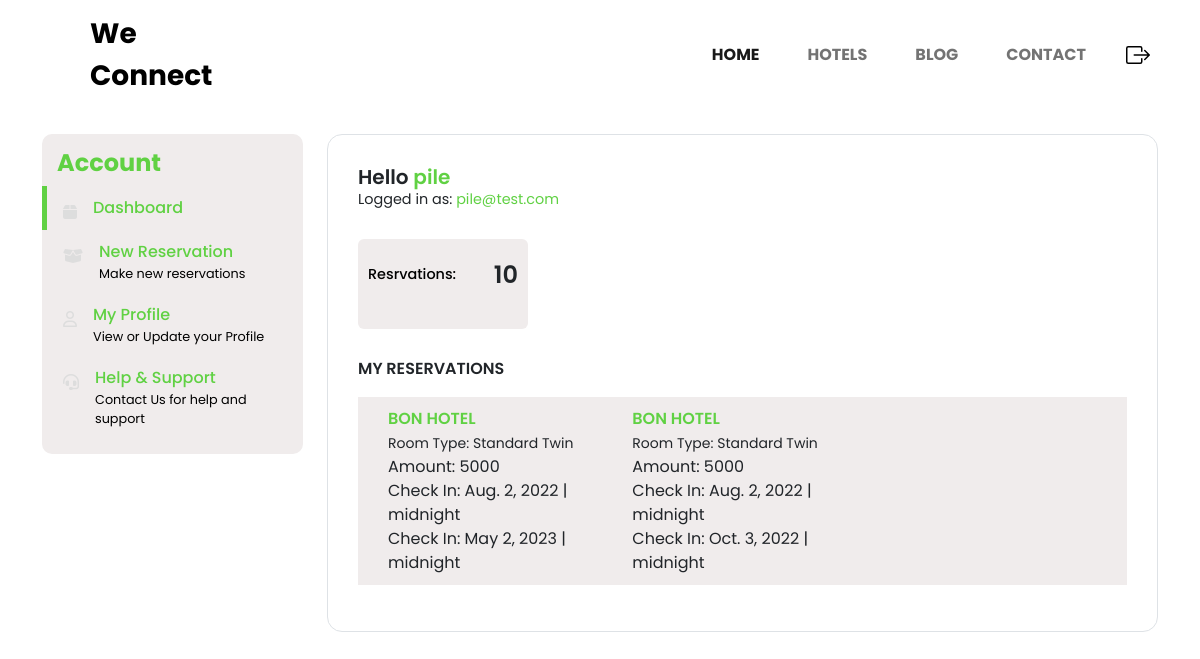
/dashboard/user/ (signed in), run on the app's committed database.
### accounts/models.py (models this page shows)
class User(AbstractUser):
    is_owner = models.BooleanField(default=False)
    is_client = models.BooleanField(default=False)
    first_name = models.CharField(max_length=100)
    last_name = models.CharField(max_length=100)
    email=models.EmailField()

### app/models.py (models this page shows, shortened)
class Bookings(models.Model):
    hotel = models.ForeignKey(Hotel, on_delete=models.CASCADE)
    amount = models.ForeignKey(Room,  on_delete=models.CASCADE)
    user =  models.ManyToManyField(Client, related_name='userBookings')
    date = models.DateTimeField(auto_now_add=True)
    phone = models.IntegerField(blank=True, null=True)
    check_in= models.DateTimeField()
    check_out = models.DateTimeField()

class Hotel (models.Model):
    hotel_name = models.CharField(max_length=100)
    description = models.TextField(blank= True)
    tagline = models.CharField(max_length=100)
    facility1 = models.CharField(max_length=30, blank=True, null=True)
    facility2 = models.CharField(max_length=30, blank=True, null=True)
    facility3 = models.CharField(max_length=30, blank=True, null=True)
    facility4 = models.CharField(max_length=30, blank=True, null=True)
    facility5= models.CharField(max_length=30, blank=True, null=True)
    cover_image = models.ImageField(upload_to='images/')
    def __str__(self):
            return self.hotel_name

class Room (models.Model):
    ROOM_TYPE = (
        ('Standard', 'Standard'),
        ('Standard Twin', 'Standard Twin'),
        ('Deluxe', 'Deluxe'),
        ('Deluxe Twin', 'Deluxe Twin')
        )
    name = models.CharField(max_length=30, choices=ROOM_TYPE)
    tagline = models.CharField(max_length=100)
    rate = models.PositiveIntegerField(blank=True, null=True)
    image = models.ImageField(upload_to='images/')
    hotel= models.ForeignKey(Hotel,  on_delete=models.CASCADE)
    def __str__(self):
        return self.name

### dashboard/views.py (the view)
# urls.py: path('user/', views.clientDashboard, name='clientDashboard'),
def clientDashboard(request):
    currentUser = request.user.client
    activeBookings = Bookings.objects.filter(user=currentUser.pk).all()
    return render(request, 'client.html', {'activeBookings': activeBookings})

### dashboard/templates/client.html (shortened to what this page needs)
{% extends "base.html" %}
{% load static %}
{% block content %}
<!DOCTYPE html>
<html lang="en">
  <head>
 <link rel="stylesheet" href="https://cdnjs.cloudflare.com/ajax/libs/font-awesome/6.1.1/css/all.min.css" />
 <link rel="stylesheet" href="https://cdnjs.cloudflare.com/ajax/libs/font-awesome/6.1.1/css/brands.min.css" />
 <link rel="stylesheet" href="https://cdnjs.cloudflare.com/ajax/libs/font-awesome/6.1.1/css/fontawesome.min.css" />
 <link rel="stylesheet" href="https://cdnjs.cloudflare.com/ajax/libs/font-awesome/6.1.1/css/solid.min.css" />
    <link href="https://cdn.jsdelivr.net/npm/bootstrap@5.0.2/dist/css/bootstrap.min.css" rel="stylesheet">
    <link href="https://cdnjs.cloudflare.com/ajax/libs/font-awesome/4.7.0/css/font-awesome.min.css" rel="stylesheet">
    <link rel="stylesheet" type="text/css" href="{% static 'css/userDashboard.css' %}">
</head>
  <body>
    <div class="container mt-4">
        <div class="row">
            <div class="col-lg-3 my-lg-0 my-md-1">
                <div id="sidebar" class=" bg-light bg-purple">
                    <div class="h4 text" style="color:#60D143; font-weight: bold;">Account</div>
                    <ul>
                        <li class="active">
                            <a href="#" class="text-decoration-none d-flex align-items-start">
                                <div class="fas fa-box pt-2 me-3"></div>
                                <div class="d-flex flex-column">
                                    <div class="link">Dashboard</div>
                                </div>
                            </a>
                        </li>
                        <li>
                            <a href="#" class="text-decoration-none d-flex align-items-start">
                                <div class="fas fa-box-open pt-2 me-3"></div>
                                <div class="d-flex flex-column">
                                    <div class="link">New Reservation</div>
                                    <div class="link-desc">Make new reservations</div>
                                </div>
                            </a>
                        </li>
                        <li>
                            <a href="#" class="text-decoration-none d-flex align-items-start">
                                <div class="far fa-user pt-2 me-3"></div>
                                <div class="d-flex flex-column">
                                    <div class="link">My Profile</div>
                                    <div class="link-desc">View or Update your Profile</div>
                                </div>
                            </a>
                        </li>
                        <li>
                            <a href="#" class="text-decoration-none d-flex align-items-start">
                                <div class="fas fa-headset pt-2 me-3"></div>
                                <div class="d-flex flex-column">
                                    <div class="link">Help & Support</div>
                                    <div class="link-desc">Contact Us for help and support</div>
                                </div>
                            </a>
                        </li>
                    </ul>
                </div>
            </div>
            <div class="col-lg-9 my-lg-0 my-1">
                <div id="main-content" class="bg-white border">
                    <div class="d-flex flex-column">
                        <div class="h5">Hello <span style="color:#60D143">{{user.username}}</span></div>
                        <div>Logged in as: <span style="color:#60D143">{{user.email}}</span></div>
                    </div>
                    <div class="d-flex my-4 flex-wrap">
                        <div class="box me-4 my-1 bg-light">
                            <div class="d-flex align-items-center mt-2">
                                <div class="tag">Resrvations:</div>
                                <div class="ms-auto number">10</div>
                            </div>
                        </div>
                    </div>
                    <div class="text-uppercase">My Reservations</div>
                    <div class="order my-3 bg-light">
                        <div class="row">
                          {% if activeBookings %}
                         {% for activeBooking in activeBookings %}
                            <div class="col-lg-4">
                                <div class="d-flex flex-column justify-content-between order-summary">
                                    <div class="d-flex align-items-center">
                                        <div class="text-uppercase" style="color:#60D143">{{activeBooking.hotel}}</div>
                                    </div>
                                    <div class="fs-8"><small>Room Type: {{activeBooking.amount}}</small></div>
                                    <div class="fs-8">Amount: {{activeBooking.amount.rate}}</div>
                                    <div class="fs-8">Check In: {{activeBooking.check_in |date}} | {{activeBooking.check_in |time}}</div>
                                    <div class="fs-8">Check In: {{activeBooking.check_out |date}} | {{activeBooking.check_out |time}}</div>
                                </div>
                            </div>
                         {% endfor %}
                          {% endif %}
                        </div>
                    </div>
                </div>
            </div>
        </div>
    </div>
{% endblock content %}

### app/templates/base.html (shortened to what this page needs)
{% load static %}
<!DOCTYPE html>
<html lang="en">
  <head>
    <link href="https://cdn.jsdelivr.net/npm/bootstrap@5.0.2/dist/css/bootstrap.min.css" rel="stylesheet">
    <link href="https://cdnjs.cloudflare.com/ajax/libs/font-awesome/4.7.0/css/font-awesome.min.css" rel="stylesheet">
<link rel="stylesheet" type="text/css" href="{% static 'css/base.css' %}">
<link rel="stylesheet" type="text/css" href="{% static 'css/main.css' %}">
</head>
<body>
<div class="container navBox" >
  <nav class="navbar navbar-expand-lg navbar-light"  *ngIf="nav.visible">
      <div class="container-fluid pe-lg-2 p-0">
          <a class="navbar-brand fw-bold fs-3" href="#" style="color:#000;">
            We
            <span><br>Connect</span>
        </a>
          <div class="collapse navbar-collapse" id="navbarSupportedContent">
              <ul class="navbar-nav ms-auto mb-2 mb-lg-0">
                  <li class="nav-item">
                      <a class="nav-link pe-3 me-4 fw-bold active" aria-current="page" href="#">HOME</a>
                  </li>
                  <li class="nav-item">
                      <a class="nav-link pe-3 me-4 fw-bold" href="/hotels">HOTELS</a>
                  </li>
                  <li class="nav-item">
                      <a class="nav-link pe-3 me-4 fw-bold" href="#">BLOG</a>
                  </li>
                  <li class="nav-item">
                      <a class="nav-link pe-3 me-4 fw-bold" href="#">CONTACT</a>
                  </li>
              </ul>
              {% if user.is_authenticated %}
              <a class="navbar-logo ml-2" href="{% url 'logout' %}" class="text-center" style="color:black;">
              </a>
            </div>
    {% endif %}
          </div>
      </div>
{% block content %}
{% endblock %}
</body>
  </html>

### app/static/css/base.css (style rules this page uses)
* { padding: 0; margin: 0; box-sizing: border-box; font-family: Newyork; }
.navbar .navbar-nav .nav-item .active { color: #60D143; }
.navbar .navbar-nav .nav-item { color: black; }

### app/static/css/main.css (style rules this page uses)
html, body, header, .view { height: 80vh; }
body { background: #fff; color: #333333; }

### app/static/css/userDashboard.css (style rules this page uses)
* { padding: 0; margin: 0; box-sizing: border-box; font-family: 'Poppins', sans-serif; }
#sidebar { padding: 15px 0px 15px 0px; border-radius: 10px; }
#sidebar .h4 { font-weight: 500; padding-left: 15px; }
#sidebar ul { list-style: none; margin: 0; padding-left: 0rem; }
#sidebar ul li { padding: 10px 0; display: block; padding-left: 1rem; padding-right: 1rem; border-left: 5px solid transparent; }
#sidebar ul li.active { border-left: 5px solid #60D143; }
#sidebar ul li a { display: block; }
#sidebar ul li a .fas, #sidebar ul li a .far { color: #ddd; }
#sidebar ul li a .link { color: #60D143; font-weight: 500; }
#sidebar ul li a .link-desc { font-size: 0.8rem; color: #000; }
#main-content { padding: 30px; border-radius: 15px; }
#main-content .h5, #main-content .text-uppercase { font-weight: 600; margin-bottom: 0; }
#main-content .h5+div { font-size: 0.9rem; }
#main-content .box { padding: 10px; border-radius: 6px; width: 170px; height: 90px; }
#main-content .box .tag { font-size: 0.9rem; color: #000; font-weight: 500; }
#main-content .box .number { font-size: 1.5rem; font-weight: 600; }
.order { padding: 10px 30px; min-height: 150px; }
.bg-light { background-color: #f0ecec !important; }

### data on the page
User: username "pile", email "pile@test.com"
Bookings: hotel "BON HOTEL", amount "Standard Twin", amount.rate "5000", check_in "Aug. 2, 2022", check_in "midnight", check_out "May 2, 2023", check_out "midnight"
Bookings: hotel "BON HOTEL", amount "Standard Twin", amount.rate "5000", check_in "Aug. 2, 2022", check_in "midnight", check_out "Oct. 3, 2022", check_out "midnight"
